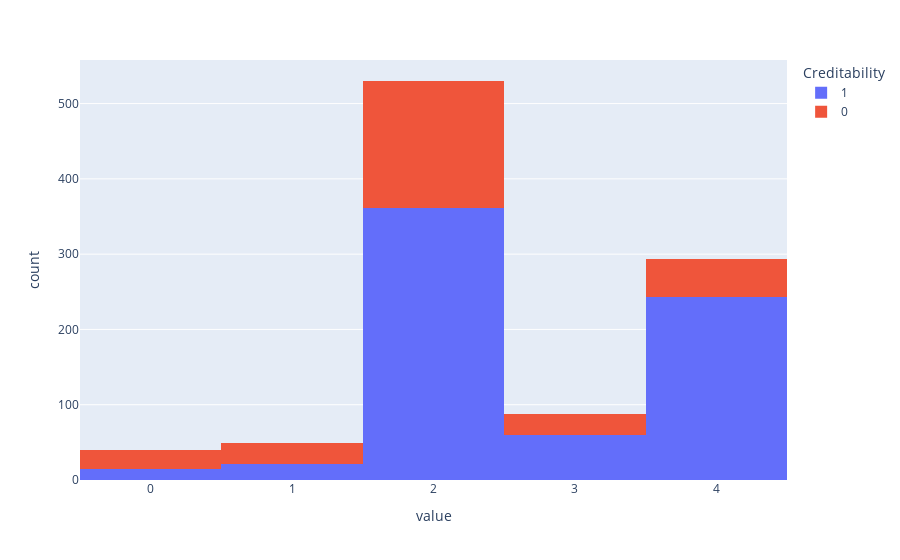

The cell this chart's notebook holds for it:
### Code cell
Barplot1 = px.histogram(df_risk_credit, x=['Payment Status of Previous Credit'],color='Creditability')
Barplot1.show()

### Figure 1 — Plotly figure (JSON) as saved in the notebook; plotly's stock layout.template omitted (floating-point values rounded to 4 significant figures; data arrays with more than 128 entries replaced by an {"elided": "..."} marker saying what was removed)
{"data": [{"alignmentgroup": "True", "bingroup": "x", "hovertemplate": "Creditability=1<br>value=%{x}<br>count=%{y}<extra></extra>", "legendgroup": "1", "marker": {"color": "#636efa", "pattern": {"shape": ""}}, "name": "1", "offsetgroup": "1", "orientation": "v", "showlegend": true, "type": "histogram", "x": {"elided": "700 int values"}, "xaxis": "x", "yaxis": "y"}, {"alignmentgroup": "True", "bingroup": "x", "hovertemplate": "Creditability=0<br>value=%{x}<br>count=%{y}<extra></extra>", "legendgroup": "0", "marker": {"color": "#EF553B", "pattern": {"shape": ""}}, "name": "0", "offsetgroup": "0", "orientation": "v", "showlegend": true, "type": "histogram", "x": {"elided": "300 int values"}, "xaxis": "x", "yaxis": "y"}], "layout": {"barmode": "relative", "legend": {"title": {"text": "Creditability"}, "tracegroupgap": 0}, "margin": {"t": 60}, "xaxis": {"anchor": "y", "domain": [0, 1], "title": {"text": "value"}}, "yaxis": {"anchor": "x", "domain": [0, 1], "title": {"text": "count"}}}}
